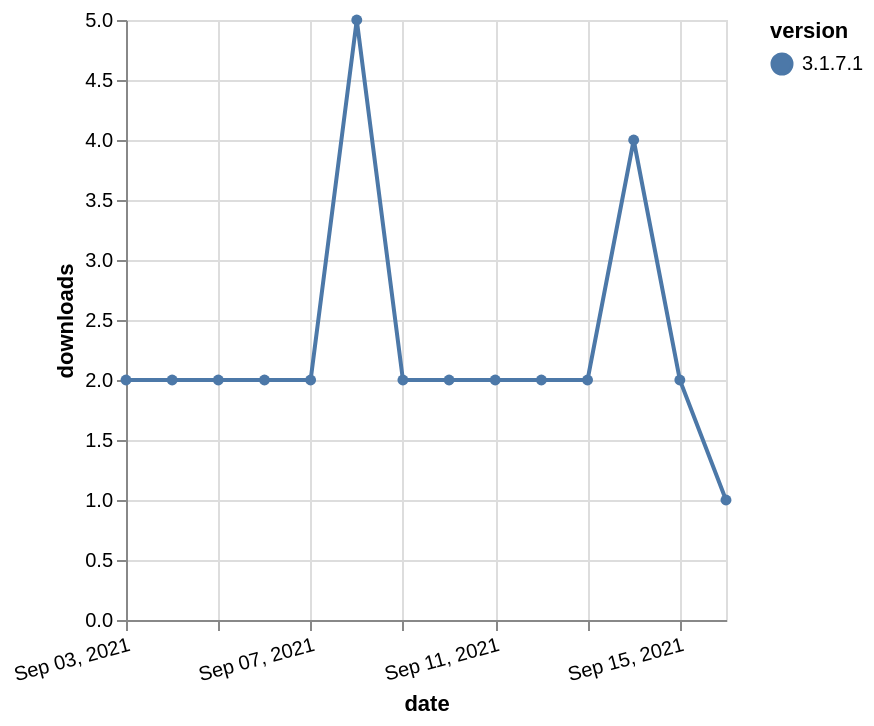

Specify this chart in Vega-Lite:
### Vega-Lite specification from a JSON file in a GitHub repository (floating-point values rounded to 4 significant figures)
{"$schema": "https://vega.github.io/schema/vega-lite/v5.json", "description": "A simple bar chart with embedded data.", "data": {"values": [{"date": "2021-09-03", "total": 2426, "delta": 2, "version": "3.1.7.1"}, {"date": "2021-09-04", "total": 2428, "delta": 2, "version": "3.1.7.1"}, {"date": "2021-09-05", "total": 2430, "delta": 2, "version": "3.1.7.1"}, {"date": "2021-09-06", "total": 2432, "delta": 2, "version": "3.1.7.1"}, {"date": "2021-09-07", "total": 2434, "delta": 2, "version": "3.1.7.1"}, {"date": "2021-09-08", "total": 2439, "delta": 5, "version": "3.1.7.1"}, {"date": "2021-09-09", "total": 2441, "delta": 2, "version": "3.1.7.1"}, {"date": "2021-09-10", "total": 2443, "delta": 2, "version": "3.1.7.1"}, {"date": "2021-09-11", "total": 2445, "delta": 2, "version": "3.1.7.1"}, {"date": "2021-09-12", "total": 2447, "delta": 2, "version": "3.1.7.1"}, {"date": "2021-09-13", "total": 2449, "delta": 2, "version": "3.1.7.1"}, {"date": "2021-09-14", "total": 2453, "delta": 4, "version": "3.1.7.1"}, {"date": "2021-09-15", "total": 2455, "delta": 2, "version": "3.1.7.1"}, {"date": "2021-09-16", "total": 2456, "delta": 1, "version": "3.1.7.1"}]}, "width": "container", "mark": {"type": "line", "point": {"filled": true}}, "encoding": {"x": {"field": "date", "type": "temporal", "timeUnit": "yearmonthdate", "title": "date", "axis": {"labelAngle": -15}}, "y": {"field": "delta", "type": "quantitative", "title": "downloads"}, "color": {"field": "version", "type": "nominal"}, "tooltip": {"field": "delta"}}}
